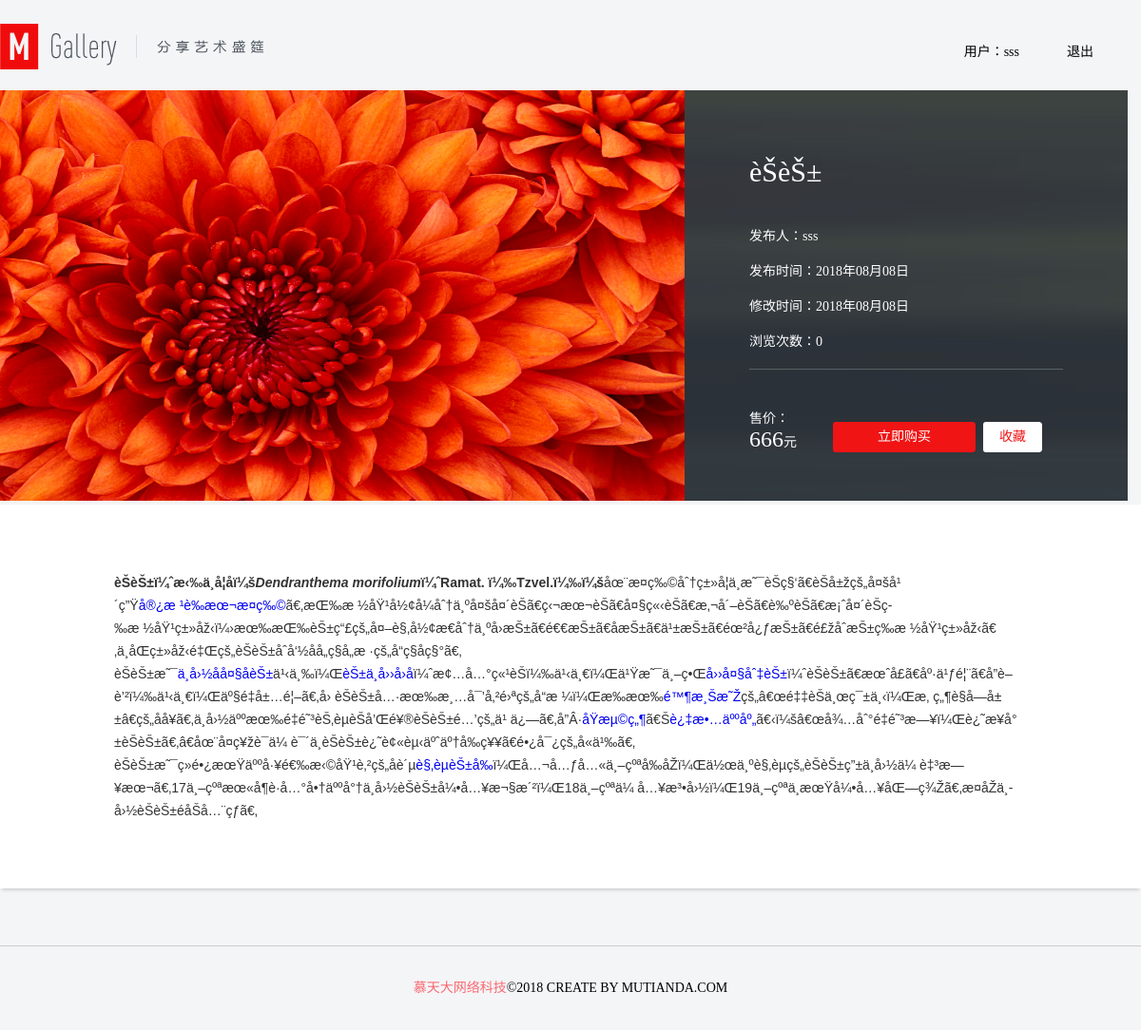
The app's page /detail.php?id=20 (signed in) with its own data.
### tables this page shows
CREATE TABLE `goods` (
  `ID` int(11) NOT NULL COMMENT '商品ID',
  `goodsname` varchar(100) NOT NULL COMMENT '商品名称',
  `price` int(11) NOT NULL COMMENT '商品价格',
  `pic` varchar(255) NOT NULL COMMENT '商品图片',
  `des` varchar(200) NOT NULL COMMENT '商品简介',
  `content` longtext NOT NULL COMMENT '商品详情',
  `user_id` int(11) NOT NULL COMMENT '用户ID',
  `create_time` int(11) NOT NULL COMMENT '发布时间',
  `updata_time` int(11) NOT NULL COMMENT '修改时间',
  `view` int(11) NOT NULL COMMENT '浏览次数'
);

CREATE TABLE `user` (
  `ID` int(11) NOT NULL COMMENT '主键ID',
  `username` varchar(50) NOT NULL COMMENT '用户名',
  `password` varchar(50) NOT NULL COMMENT '密码',
  `create_time` int(11) NOT NULL COMMENT '创建时间'
);

### detail.php (the view, shortened to what this page needs)
<?php
$user=$_SESSION['user'];
$username=$user['username'];
$goodsId=isset($_GET['id'])&&is_numeric($_GET['id'])?intval($_GET['id']):'';
$con=mysqli_connect('127.0.0.1','root','','mall');
$sql="SELECT * from goods where ID ='$goodsId'LIMIT 1";
$obj=mysqli_query($con,$sql);
if(!$goods = mysqli_fetch_assoc($obj)){
    echo '<script>alert("画品不存在！");location:index.php</script>';
}
$fabuid=$goods['user_id'];
$sqluser="SELECT * from user where ID = '$fabuid' LIMIT 1";
$fabures=mysqli_query($con,$sqluser);
if(!$fabuinfo = mysqli_fetch_assoc($fabures)){
    echo '<script>alert("查无此人！");location:index.php</script>';
}
$fabuname=$fabuinfo['username'];
?>
<!DOCTYPE html>
<html lang="en">
<head>
    <link rel="stylesheet" type="text/css" href="./static/css/common.css" />
    <link rel="stylesheet" type="text/css" href="./static/css/detail.css" />
</head>
<body class="bgf8">
<div class="header">
    <div class="logo f1">
        <img src="./static/image/logo.png">
    </div>
    <div class="auth fr">
        <ul>
            <?php if($user) { echo  " <li>用户：$username</li>
            <li><a href='logout.php'>退出</a></li>";
            }
              else{
                echo "<li><a href='login.php'>登录</a></a></li><li><a href='register.php'>注册</a></a></li>";
              }
            ?>
        </ul>
    </div>
</div>
<div class="content">
    <div class="section" style="margin-top:20px;">
        <div class="width1200">
            <div class="fl"><img src="<?php echo $goods['pic']?>" width="720px" height="432px"/></div>
            <div class="fl sec_intru_bg">
                <dl>
                    <dt><?php echo $goods['goodsname']?></dt>
                    <dd>
                        <p>发布人：<span><?php echo $fabuname?></span></p>
                        <p>发布时间：<span><?php echo date('Y年m月d日',$goods['create_time'])?></span></p>
                        <p>修改时间：<span><?php echo date('Y年m月d日',$goods['updata_time'])?></span></p>
                        <p>浏览次数：<span><?php echo $goods['view']?></span></p>
                    </dd>
                </dl>
                <ul>
                    <li>售价：<br/><span class="price"><?php echo $goods['price']?></span>元</li>
                    <li class="btn"><a href="javascript:;" class="btn btn-bg-red" style="margin-left:38px;">立即购买</a></li>
                    <li class="btn"><a href="javascript:;" class="btn btn-sm-white" style="margin-left:8px;">收藏</a></li>
                </ul>
            </div>
        </div>
    </div>
    <div class="secion_words">
        <div class="width1200">
            <div class="secion_wordsCon">
                <?php echo $goods['content']?>
            </div>
        </div>
    </div>
</div>
<div class="footer">
    <p><span>慕天大网络科技</span>©2018 CREATE BY MUTIANDA.COM</p>
</div>
</body>
</html>

### static/css/common.css (style rules this page uses)
* { margin:0; padding:0; }
body { font-size:14px;font-family:"microsoft YaHei"; background:#f4f5f7; }
a { text-decoration:none; }
.fl { float:left; }
.fr { float:right; }
.header { overflow: hidden; width:1200px; height: 50px; margin:25px auto 0 auto; }
.header .logo { width:300px; float:left; }
.header .auth { float:right; }
.header ul { list-style: none;overflow: hidden;line-height:60px; }
.header ul li { float:left;margin-right:50px; }
.header ul li a { color:#000; }
.content { width: 1200px; height:auto; margin: 0 auto; margin-top:20px; }
.footer { height:88px; margin:60px auto 0 auto; width:1200px; border-top:1px solid #CCC; overflow:hidden; }
.footer p { text-align: center;line-height: 88px;margin:0px; }
.footer p span { color:#f96972; }

### static/css/detail.css (style rules this page uses)
.width1200 { width:1200px; margin:auto; overflow:hidden }
.btn { border-radius:3px; -moz-border-radius:3px; -ms-border-radius:3px; -o-border-radius:3px; -webkit-border-radius:3px; text-align:center; }
.btn-bg-red { display:inline-block; width:150px; height:32px; line-height:32px; background-color:#f01414; color:#fff; }
.btn-sm-white { display:inline-block; width:62px; height:32px; line-height:32px; background-color:#fff; color:#f01414; }
.section .sec_intru_bg { background:url(../image/MG_details_04.png) no-repeat center; width:330px; height:368px; color:#fff; padding-top:64px; padding-left:68px; padding-right:68px; font-size:14px; }
.section .sec_intru_bg dl { border-bottom:1px solid #596364; padding-bottom:10px; margin-bottom:40px; }
.section .sec_intru_bg dt { font-size:30px; margin-bottom:20px; }
.section .sec_intru_bg dd { line-height:37px; }
.section .sec_intru_bg ul { overflow:hidden; }
.section .sec_intru_bg ul li { float:left;overflow:hidden; }
.section .sec_intru_bg ul li.btn { margin-top:15px; }
.section .sec_intru_bg ul li span.price { font-size:24px; }
.secion_words .width1200 { box-shadow:0px 4px 3px -2px #d1d1d2; }
.secion_wordsCon { background-color:#fff; padding:70px 120px; font-size:14px; color:#55595a; line-height:24px; box-shadow: 2px 4px 6px #000; }

### records on screen
goods: pic (picture), goodsname "èŠèŠ±", create_time "2018年08月08日", updata_time "2018年08月08日", view "0", price "666", content "èŠèŠ±ï¼ˆæ‹‰ä¸å­¦åï¼š Dendranthema morifolium ï¼ˆRamat. ï¼‰Tzvel.ï¼‰ï¼š åœ¨æ¤ç‰©åˆ†ç±»å­¦ä¸­æ˜¯èŠç§‘ã€èŠå±žçš„å¤šå¹´ç”Ÿ å®¿æ ¹ è‰æœ¬æ¤ç‰© ã€‚æŒ‰æ ½åŸ¹å½¢å¼åˆ†ä¸ºå¤šå¤´èŠã€ç‹¬æœ¬èŠã€å¤§ç«‹èŠã€æ‚¬å´–èŠã€è‰ºèŠã€æ¡ˆå¤´èŠç­‰æ ½åŸ¹ç±»åž‹ï¼›æœ‰æŒ‰èŠ±ç“£çš„å¤–è§‚å½¢æ€åˆ†ä¸ºå›­æŠ±ã€é€€æŠ±ã€åæŠ±ã€ä¹±æŠ±ã€éœ²å¿ƒæŠ±ã€é£žåˆæŠ±ç­‰æ ½åŸ¹ç±»åž‹ã€‚ä¸åŒç±»åž‹é‡Œçš„èŠèŠ±åˆå‘½åå„ç§å„æ ·çš„å“ç§åç§°ã€‚ èŠèŠ±æ˜¯ ä¸­å›½åå¤§åèŠ± ä¹‹ä¸‰ï¼Œ èŠ±ä¸­å››å›å­ ï¼ˆæ¢…å…°ç«¹èŠï¼‰ä¹‹ä¸€ï¼Œä¹Ÿæ˜¯ä¸–ç•Œ å››å¤§åˆ‡èŠ± ï¼ˆèŠèŠ±ã€æœˆå­£ã€åº·ä¹ƒé¦¨ã€å”è–è’²ï¼‰ä¹‹ä¸€ï¼Œäº§é‡å±…é¦–ã€‚å› èŠèŠ±å…·æœ‰æ¸…å¯’å‚²é›ªçš„å“æ ¼ï¼Œæ‰æœ‰ é™¶æ¸Šæ˜Ž çš„â€œé‡‡èŠä¸œç¯±ä¸‹ï¼Œæ‚…"
user: username "sss"

### other values on screen
$username "sss"
